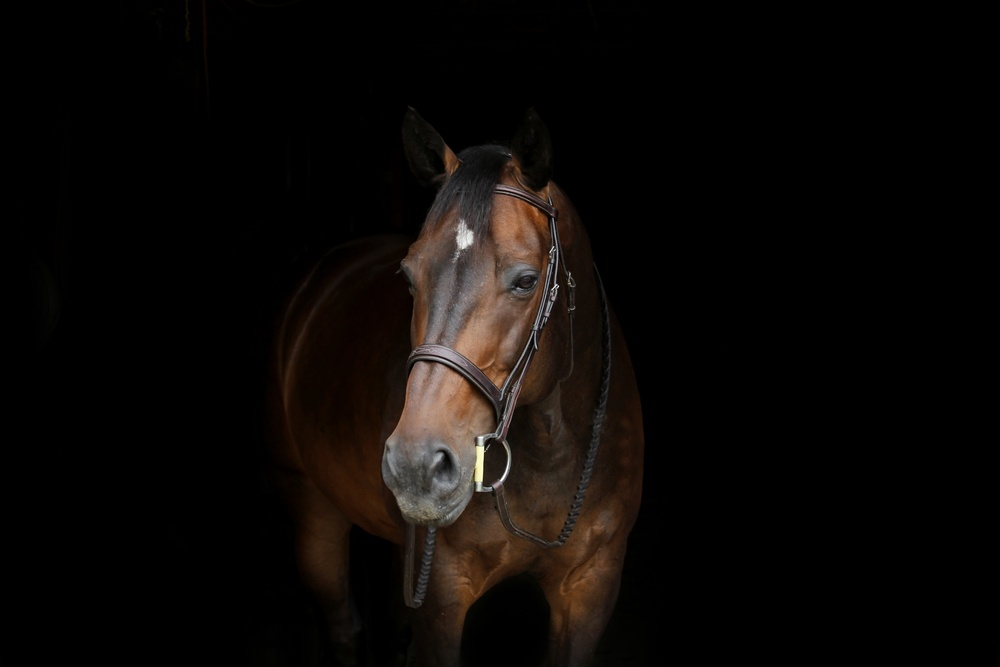
#> input picture section-4/horse.jpg, 1000 x 667 px, shrunk from 2700 x 1800 before the run
$ jupyter execute --allow-errors histograms.ipynb
#> lines starting #> are read from the running program, lines starting #| are printed output that depends on the picture
[cell 1]
import cv2
import matplotlib.pyplot as plt
import numpy as np
import seaborn as sns

[cell 2]
horse = cv2.imread("horse.jpg").astype(np.float32)
horse = cv2.cvtColor(horse, cv2.COLOR_BGR2RGB)

rainbow = cv2.imread("rainbow.jpg").astype(np.float32)
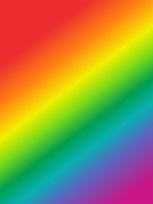
#> input picture section-4/rainbow.jpg, 153 x 204 px, shrunk from 413 x 550 before the run
rainbow = cv2.cvtColor(rainbow, cv2.COLOR_BGR2RGB)

bricks = cv2.imread("bricks.jpg").astype(np.float32)
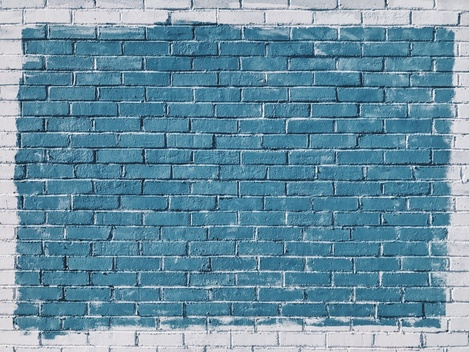
#> input picture section-4/bricks.jpg, 469 x 352 px, shrunk from 1267 x 950 before the run
bricks = cv2.cvtColor(bricks, cv2.COLOR_BGR2RGB)

[cell 3]
# Assuming horse is a 3D numpy array with RGB channels
bricks_r = bricks[:, :, 0]  # Extract red channel
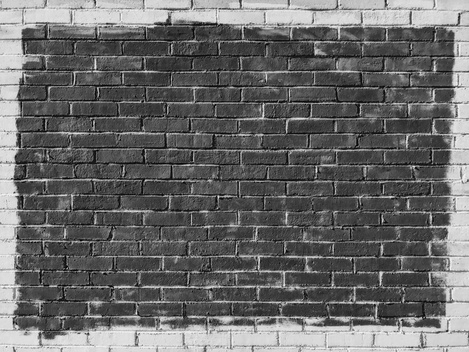
#> bricks_r: shape (352, 469) float32; min 0, max 253, mean 105
bricks_g = bricks[:, :, 1]  # Extract green channel
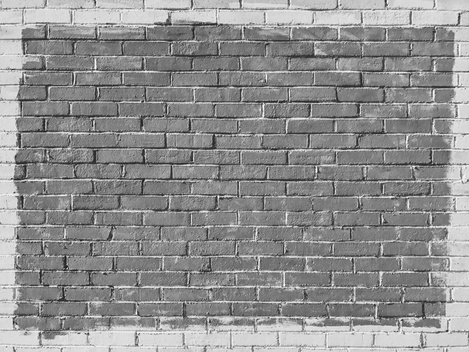
#> bricks_g: shape (352, 469) float32; min 17, max 255, mean 144
bricks_b = bricks[:, :, 2]  # Extract blue channel
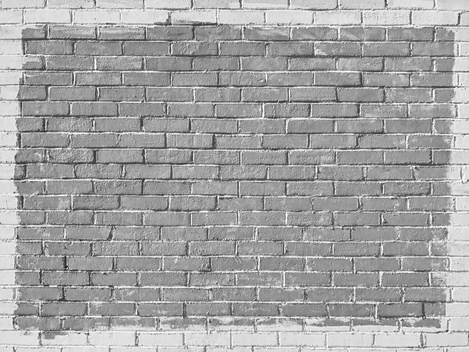
#> bricks_b: shape (352, 469) float32; min 32, max 255, mean 163.5
